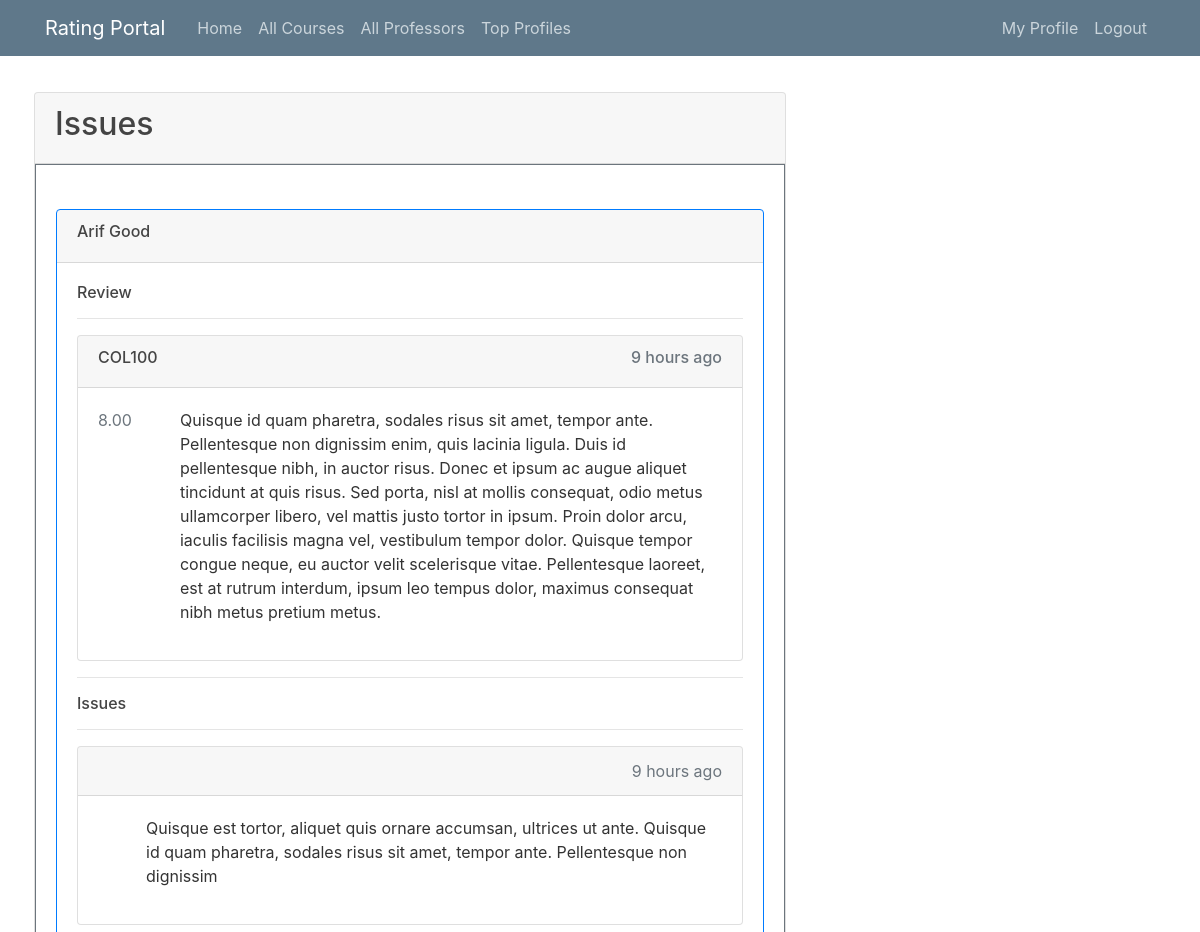
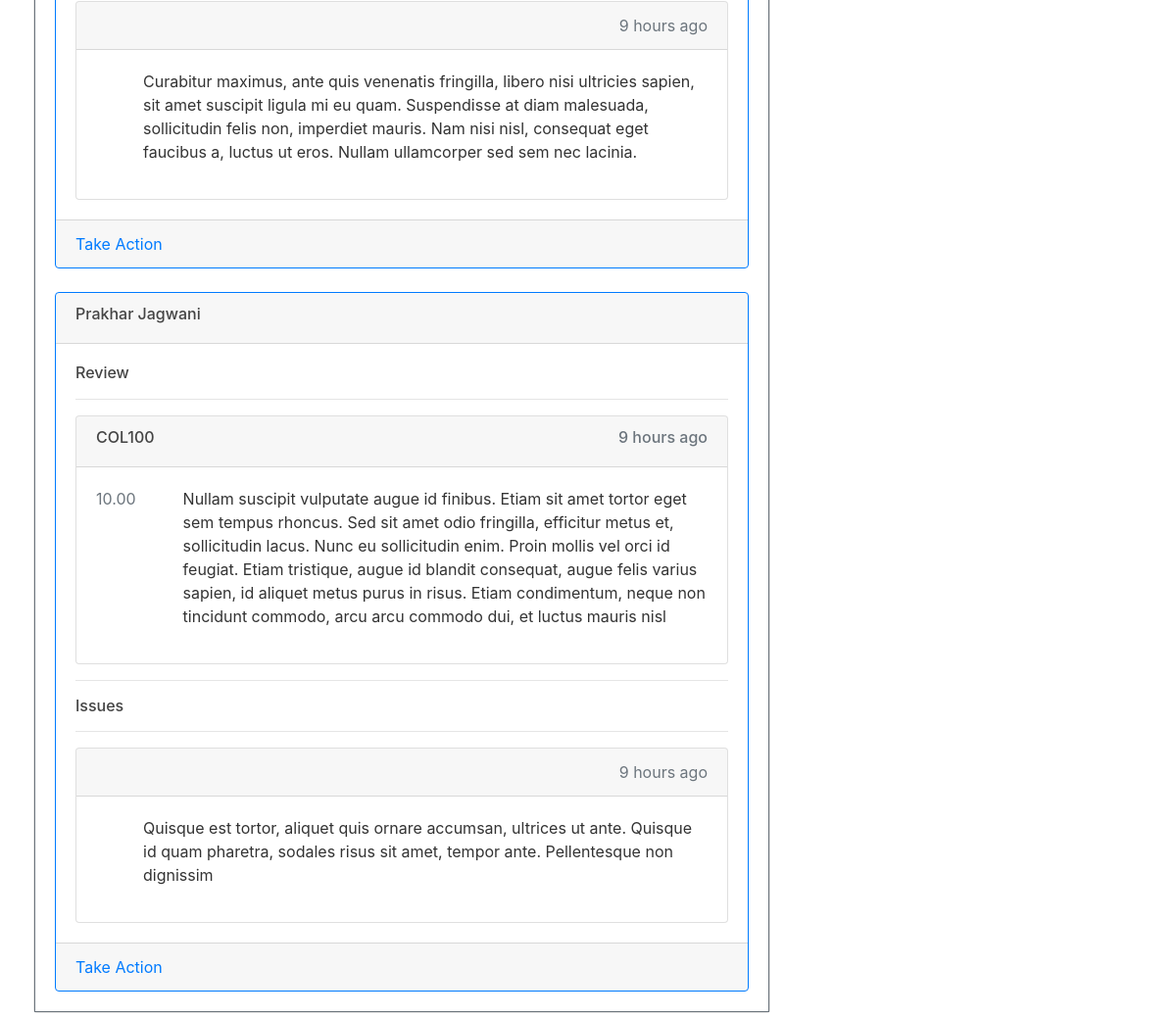
The page /issues/ (signed in) on the database its author committed (2 pictures, top to bottom).
### review/models.py (models this page shows, shortened)
class Review(models.Model):
    score = models.DecimalField(decimal_places=2,max_digits=4)
    reviewContent = models.TextField()
    courseName = models.CharField(max_length=120)
    courseID = models.IntegerField()
    dateAdded = models.DateTimeField(auto_now=False, auto_now_add=True)
    author = models.ForeignKey(User, on_delete= models.CASCADE,related_name='reviews_written')
    isAnonymous = models.BooleanField(default=False)
    class Meta:
        ordering =['-dateAdded']
    def getPageType(self):
        pageType = Course.objects.get(id=self.courseID).pageType
        if pageType=='p':
            return 'professor'
        elif pageType=='c':
            return 'course'

class Report(models.Model):
    reviewReported = models.ForeignKey(Review, on_delete= models.CASCADE,related_name='flags',blank=True,null=True)
    reportReason = models.TextField()
    dateReported = models.DateTimeField(auto_now=False, auto_now_add=True)
    reporter = models.TextField(default='')
    class Meta:
        ordering =['dateReported']

### review/views.py (the view)
# urls.py: path("issues/", reviewViews.issueView, name="issues"),
@login_required
def issueView(request):
    if not request.user.is_superuser:
        raise Http404("Not found")
    reports = list(Report.objects.all())
    reviewList = []
    for report in reports:
        if report.reviewReported not in reviewList:
            reviewList.append(report.reviewReported)
    return render(request, "review/issues.html", {"reviewList": list(reviewList)})

### review/templates/review/issues.html (shortened to what this page needs)
{% extends "users/base.html" %}
{% load humanize %}
{% block content %}
<div class="card-header">
    <h2>Issues</h2>
</div>
<div class="card-body border border-secondary">
    {% for review in reviewList %}
    <div class="card mt-4 border border-primary">
        <div class="card-header">
            <h6>
                {{review.author.first_name}} {{review.author.last_name}}
            </h6>
        </div>
        <div class="card-body">
            <h6>Review</h6>
            <hr>
            <div class="card">
                <div class="card-header">
                    <div class="d-flex justify-content-between">
                        <a class="card-link text-dark" href="{%url review.getPageType review.courseID%}">
                            <h6>{{review.courseName}}</h6>
                        </a>
                        <h6 class="text-muted">{{review.dateAdded|naturaltime}}</h6>
                    </div>
                </div>
                <div class="card-body">
                    <div class="d-flex justify-content-between">
                        <span class="text-secondary">
                            {{review.score}}
                        </span>
                        <p class="ml-5">
                            {{review.reviewContent}}
                        </p>
                    </div>
                </div>
            </div>
            <hr>
            <h6>Issues</h6>
            <hr>
            {% for report in review.flags.all %}
            <div class="card mt-2">
                <div class="card-header text-right text-muted">
                    {{report.dateReported|naturaltime}}
                </div>
                <div class="card-body">
                    <p class="ml-5">
                        {{report.reportReason}}
                    </p>
                </div>
            </div>
            {% endfor %}
        </div>
        <div class="card-footer">
            <a href="{%url 'reportAction' review.id%}" class="card-link">Take Action</a>
        </div>
    </div>
    {% empty %}
    <h4>No issues</h4>
    {% endfor %}
</div>
{% endblock content %}

### users/static/main.css (style rules this page uses)
body { background: white; color: #333333; margin-top: 5rem; }
h1, h2, h3, h4, h5, h6 { color: #444444; }

### rows shown on the page
Review: author.first_name "Arif", author.last_name "Good", courseName "COL100", dateAdded "9 hours ago", score "8.00", reviewContent "Quisque id quam pharetra, sodales risus sit amet, tempor ante. Pellentesque non dignissim enim, quis lacinia ligula. Duis id pellentesque nibh, in auctor risus. Donec et ipsum ac augue aliquet tincidunt at quis risus. Sed porta, nisl at mollis consequat, odio metus ullamcorper libero, vel mattis justo tortor in ipsum. Proin dolor arcu, iaculis facilisis magna vel, vestibulum tempor dolor. Quisque tempor congue neque, eu auctor velit scelerisque vitae. Pellentesque laoreet, est at rutrum interdum, ipsum leo tempus dolor, maximus consequat nibh metus pretium metus."
Report: dateReported "9 hours ago", reportReason "Quisque est tortor, aliquet quis ornare accumsan, ultrices ut ante. Quisque id quam pharetra, sodales risus sit amet, tempor ante. Pellentesque non dignissim"
Report: dateReported "9 hours ago", reportReason "Curabitur maximus, ante quis venenatis fringilla, libero nisi ultricies sapien, sit amet suscipit ligula mi eu quam. Suspendisse at diam malesuada, sollicitudin felis non, imperdiet mauris. Nam nisi nisl, consequat eget faucibus a, luctus ut eros. Nullam ullamcorper sed sem nec lacinia."
Review: author.first_name "Prakhar", author.last_name "Jagwani", courseName "COL100", dateAdded "9 hours ago", score "10.00", reviewContent "Nullam suscipit vulputate augue id finibus. Etiam sit amet tortor eget sem tempus rhoncus. Sed sit amet odio fringilla, efficitur metus et, sollicitudin lacus. Nunc eu sollicitudin enim. Proin mollis vel orci id feugiat. Etiam tristique, augue id blandit consequat, augue felis varius sapien, id aliquet metus purus in risus. Etiam condimentum, neque non tincidunt commodo, arcu arcu commodo dui, et luctus mauris nisl"
Report: dateReported "9 hours ago", reportReason "Quisque est tortor, aliquet quis ornare accumsan, ultrices ut ante. Quisque id quam pharetra, sodales risus sit amet, tempor ante. Pellentesque non dignissim"
